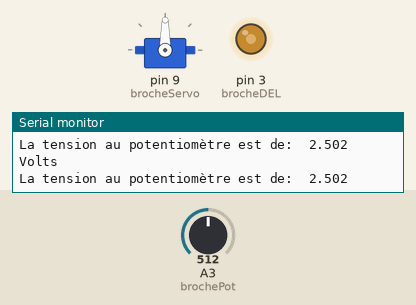
Recording of a sketch running on a simulated Arduino Uno, built with avr-gcc and run on an emulated ATmega328P. On the bench: servo, output pins drawn as LEDs (lit = HIGH), the last lines printed to the serial monitor. Inputs (shaded band) come from the test bench; at power-on: A3 (brochePot) = 512.

Above: at 1.2 s.
1.3 s: A3 (brochePot) set to 716
At 2.3 s:
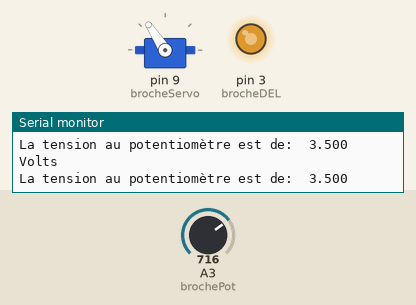
2.8 s: A3 (brochePot) set to 900
At 4.0 s:
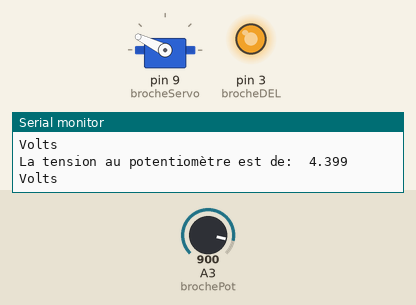
4.3 s: A3 (brochePot) set to 1023
At 5.5 s:
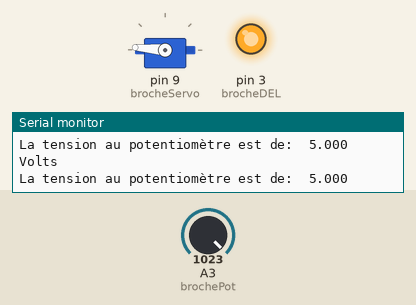
5.8 s: A3 (brochePot) set to 306
At 6.5 s:
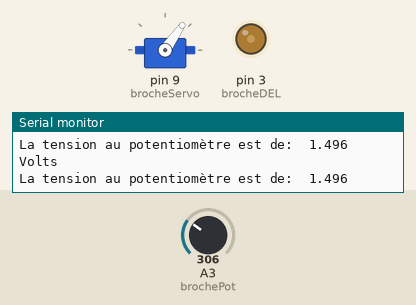
7.3 s: A3 (brochePot) set to 122
At 8.2 s:
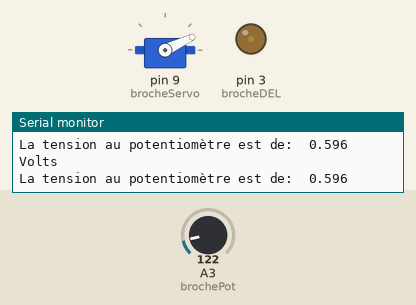
8.8 s: A3 (brochePot) set to 0
At 9.8 s:
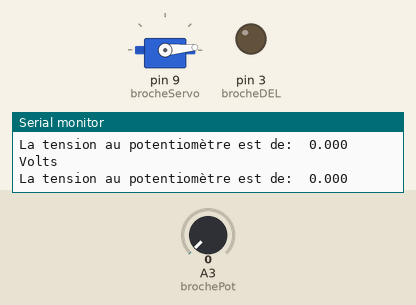
Timing chart, 0 to 11.3 s (numbered marks = the images above; inputs shaded):
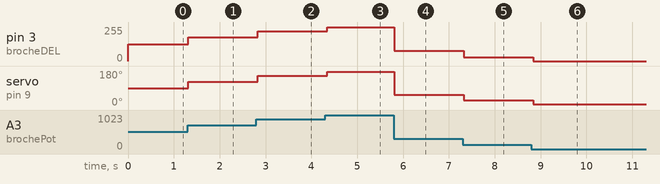

Measured:
- after the input at 1.3 s, pin 3 (brocheDEL): 127/255 → 178/255 at once; servo on pin 9 (brocheServo): 90° → 123° at once
- after the input at 2.8 s, pin 3 (brocheDEL): 178/255 → 224/255 at once; servo on pin 9 (brocheServo): 123° → 154° at once
- after the input at 4.3 s, pin 3 (brocheDEL): 224/255 → 255/255 after 0.05 s; servo on pin 9 (brocheServo): 154° → 175° after 0.05 s
- after the input at 5.8 s, pin 3 (brocheDEL): 255/255 → 76/255 at once; servo on pin 9 (brocheServo): 175° → 55° at once
- after the input at 7.3 s, pin 3 (brocheDEL): 76/255 → 30/255 at once; servo on pin 9 (brocheServo): 55° → 25° at once
- after the input at 8.8 s, pin 3 (brocheDEL): 30/255 → 0/255 at once; servo on pin 9 (brocheServo): 25° → 5° at once

The sketch:

Etape4.ino
```cpp
// Étape 4

#include <Servo.h>

const int brocheServo = 9;
const int brocheDEL = 3;
const int brochePot = A3;
int lum = 0;
int pos = 0;
int valeur = 0;

Servo mservo;

void setup()
{
  Serial.begin(9600);
  Serial.flush();
  pinMode( brocheDEL, OUTPUT );
  pinMode( brocheServo, OUTPUT );
  pinMode( brochePot, INPUT );

  mservo.attach( brocheServo );
}

void loop()
{
  valeur = analogRead( brochePot ); // On lit le potentiomètre

  // on se prépare pour allumer la DEL
  lum = map( valeur, 0, 1023, 0, 255 );
  analogWrite( brocheDEL, lum );

  // on se prépare pour faire bouger le moteur
  // Comme à l'étape 3, la fonction constrain()
  // n'est plus nécessaire car on applique déjà
  // les contraintes avec la fonction ci-dessous
  pos = map( valeur, 0, 1023, 5, 175 );
  mservo.write( pos );

  Serial.print( "La tension au potentiomètre est de:  ");
  Serial.println( valeur / 1023.0 * 5, 3 );
  Serial.println( "Volts" );

  delay(33);
}
```
